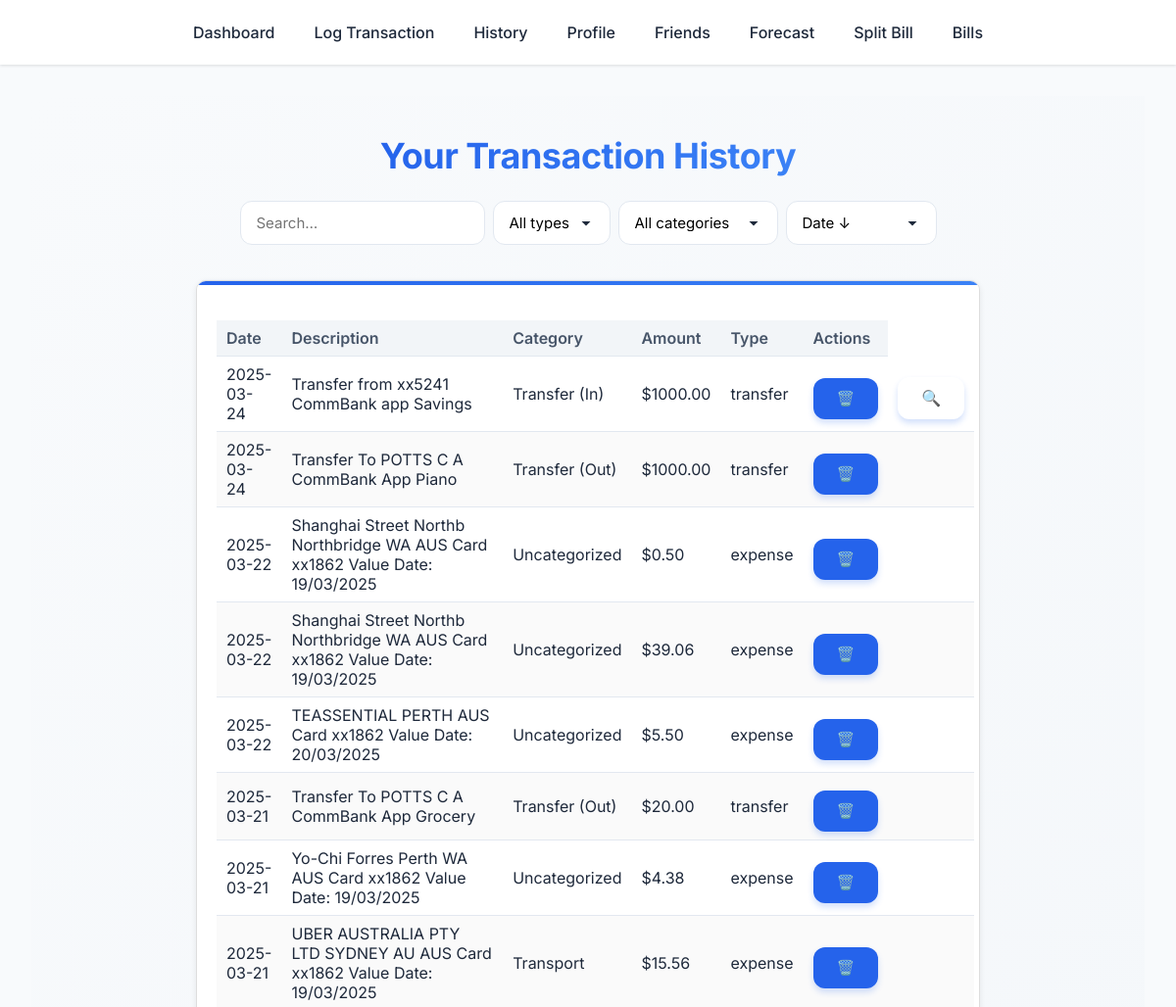
Page /history?page=2 (signed in, upper part) on the earlier database version.
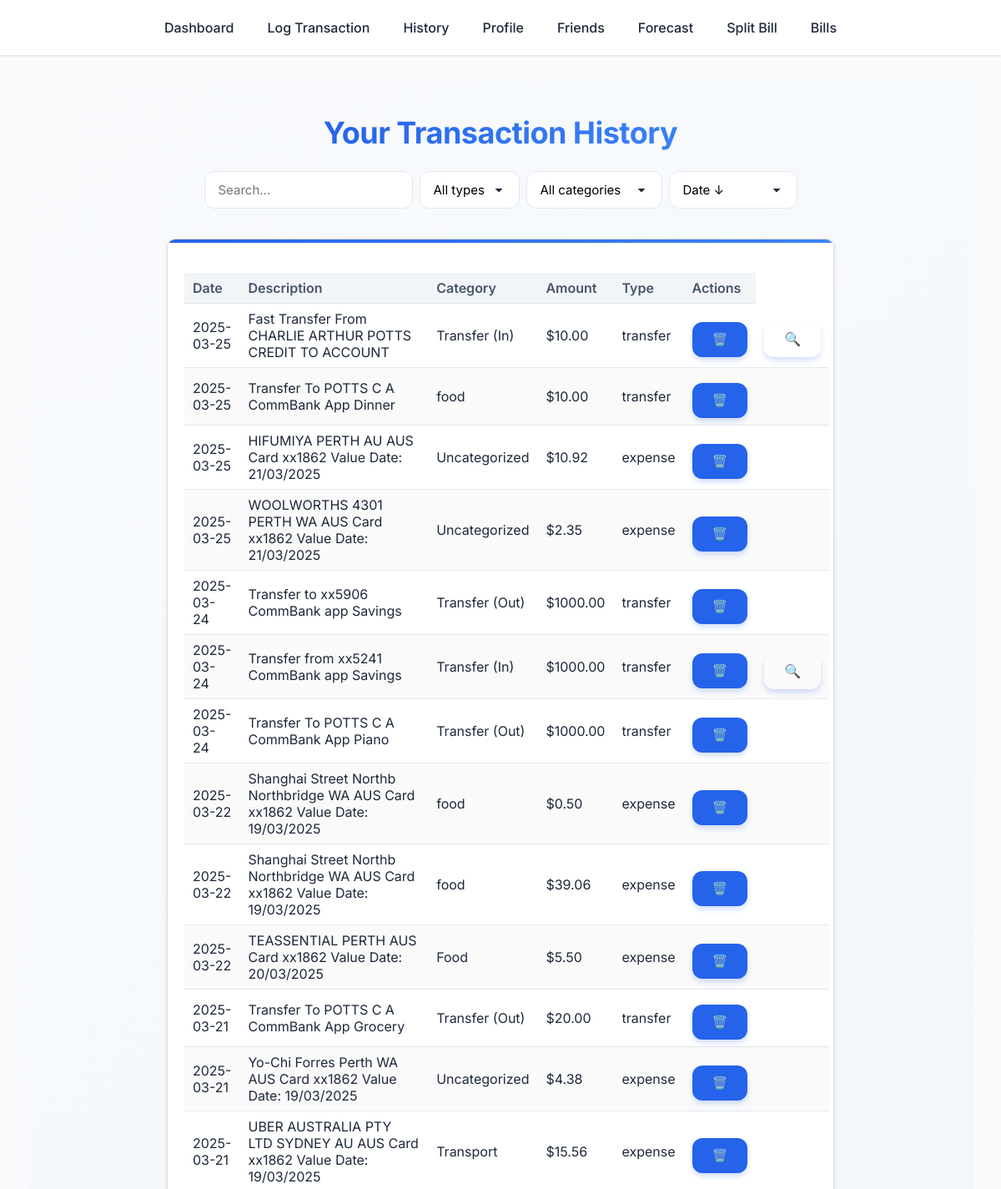
Same page on the later database version.
### app/models.py (models this page shows)
class Transaction(db.Model):
    __tablename__ = 'transactions'
    id                 = db.Column(db.Integer, primary_key=True)
    user_id            = db.Column(
        db.Integer,
        db.ForeignKey('users.id', ondelete='CASCADE'),
        nullable=False
    )
    date               = db.Column(db.Date, nullable=False)
    amount             = db.Column(db.Numeric(10, 2), nullable=False)  # always stored positive
    category           = db.Column(db.String, nullable=False)
    type               = db.Column(
        db.Enum(TransactionType, name='tx_type'),
        nullable=False
    )
    transfer_direction = db.Column(db.Enum('in','out', name='transfer_dir'), nullable=True)
    description        = db.Column(db.String(255), nullable=True)
    user               = db.relationship(
        'User',
        back_populates='transactions'
    )

### app/routes.py (the view, shortened to what this page needs)
@main.route('/history', methods=['GET', 'POST'])
@login_required
def history():
    PER_PAGE = 50
    page = request.args.get('page', 1, type=int)
    pagination = (Transaction.query
                  .filter_by(user_id=current_user.id)
                  .order_by(Transaction.date.desc())
                  .paginate(page=page, per_page=PER_PAGE, error_out=False))
    return render_template(
        'history.html',
        transactions=pagination.items,
        TransactionType=TransactionType,
        pagination=pagination,
        form=TransactionForm()
    )

### app/__init__.py (called while the page is built)
def create_app():
    app = Flask(__name__)
    app.config.from_object('config.Config')
    CSRFProtect(app)
    db.init_app(app)
    migrate.init_app(app, db)
    login_manager.init_app(app)
    bcrypt.init_app(app)
    with app.app_context():
        alembic_upgrade()
    from .models import User
    @login_manager.user_loader
    def load_user(user_id):
        return User.query.get(int(user_id))
    from .routes import main
    app.register_blueprint(main)
    return app

### app/templates/history.html (shortened to what this page needs)
{% extends "base.html" %}
{% block content %}
<div class="page-container">
  <h1>Your Transaction History</h1>
  <div class="controls">
    <input class=" input-box" id="search" type="text" placeholder="Search…" />
    <select id="filter-type"  class = "input-box">
      <option value="" >All types</option>
    </select>
    <select id="filter-cat"  class = "input-box">
      <option value="">All categories</option>
      {% set SUGGEST = ['food','groceries','shopping','health','salary','savings','refund','uncategorized'] %}
    </select>
    <select id="sort" class = "input-box">
      <option value="date-desc">Date ↓</option>
    </select>
  </div>
  <div class="card">
    <table class="transaction-table">
      <thead>
        <tr>
          <th>Date</th><th>Description</th><th>Category</th>
          <th>Amount</th><th>Type</th><th>Actions</th>
        </tr>
      </thead>
      <tbody>
      {% for tx in transactions %}
        <tr data-tx="{{ tx.id }}">
          <td>{{ tx.date }}</td>
          <td>{{ tx.description }}</td>
          <td class="cat-cell" data-cat="{{ tx.category }}">
            <span class="cat-view">{{ tx.category }}</span>
          </td>
          <td>${{ "%.2f"|format(tx.amount) }}</td>
          <td>{{ tx.type.value }}</td>
          <td>
            <form method="POST" style="display:inline;">
              <button type="submit" class="btn" title="Delete">🗑️</button>
            </form>
          </td>
          <td>
            {% if tx.type == TransactionType.transfer and tx.transfer_direction == 'in' %}
              <button class="btn btn--sm btn-ghost"
                      title="Associate friend"
                      data-tx="{{ tx.id }}">🔍</button>
            {% endif %}
          </td>
        </tr>
      {% endfor %}
      </tbody>
    </table>
  </div>
</div>
{% endblock %}

Differences in the rows shown:
now on this page (row unchanged): Transaction: date "2025-03-25", description "Fast Transfer From CHARLIE ARTHUR POTTS CREDIT TO ACCOUNT", category "Transfer (In)", amount "10.00", type.value "transfer"
now on this page (row edited): Transaction: date "2025-03-25", description "Transfer To POTTS C A CommBank App Dinner", category "food", amount "10.00", type.value "transfer"
now on this page (row unchanged): Transaction: date "2025-03-25", description "HIFUMIYA PERTH AU AUS Card xx1862 Value Date: 21/03/2025", category "Uncategorized", amount "10.92", type.value "expense"
now on this page (row unchanged): Transaction: date "2025-03-25", description "WOOLWORTHS 4301 PERTH WA AUS Card xx1862 Value Date: 21/03/2025", category "Uncategorized", amount "2.35", type.value "expense"
now on this page (row unchanged): Transaction: date "2025-03-24", description "Transfer to xx5906 CommBank app Savings", category "Transfer (Out)", amount "1000.00", type.value "transfer"
changed Transaction (number 8 of 13 on the later page): category "Uncategorized" → "food"
changed Transaction (number 9 of 13 on the later page): category "Uncategorized" → "food"
changed Transaction: category "Uncategorized" → "Food"
